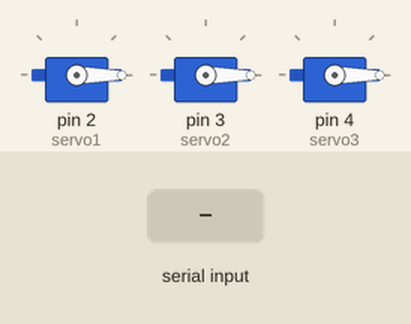
The sketch below on a simulated Arduino Uno, built with avr-gcc and run on an emulated ATmega328P. Parts: 3 × servo. The test bench sets the inputs (shaded band). What the sketch prints to the serial monitor is not drawn.

Above: at 1.2 s.
1.3 s: "1\n" received over Serial
At 2.4 s:
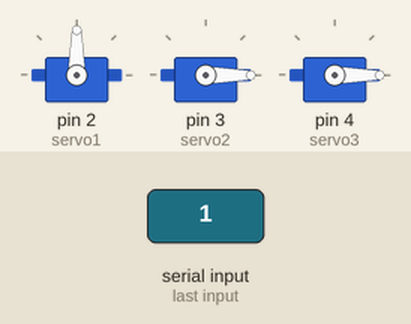
2.8 s: "2\n" received over Serial
At 3.5 s:
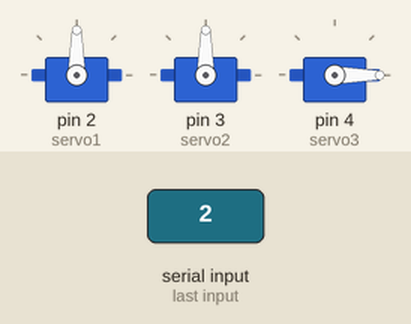
4.3 s: "3\n" received over Serial
At 4.6 s:
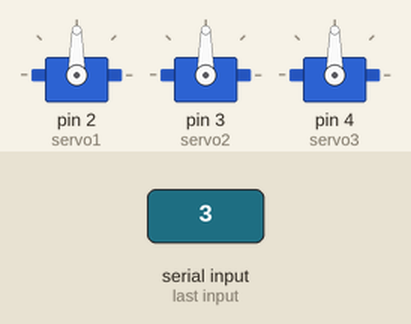
5.8 s: "4\n" received over Serial
At 7.0 s:
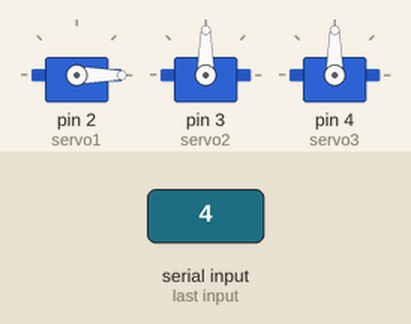
7.3 s: "5\n" received over Serial
At 8.1 s:
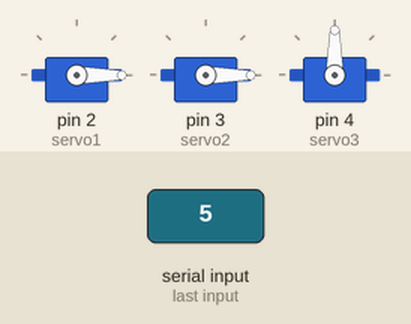
8.8 s: "1\n" received over Serial
At 9.3 s:
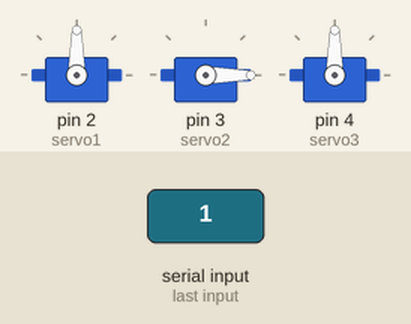
Timing chart, 0 to 11.3 s (numbered marks = the images above; inputs shaded):
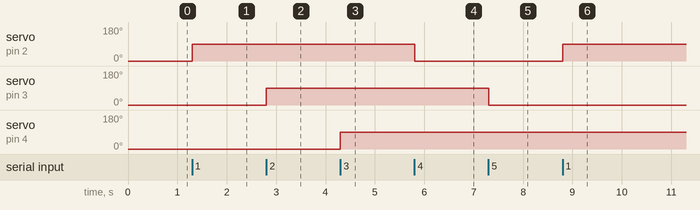

Measured:
- after the input at 1.3 s, servo on pin 2 (servo1): 0° → 90° at once
- after the input at 2.8 s, servo on pin 3 (servo2): 0° → 90° at once
- after the input at 4.3 s, servo on pin 4 (servo3): 0° → 90° at once
- after the input at 5.8 s, servo on pin 2 (servo1): 90° → 0° at once
- after the input at 7.3 s, servo on pin 3 (servo2): 90° → 0° at once
- after the input at 8.8 s, servo on pin 2 (servo1): 0° → 90° at once

The sketch:

servoControl.ino
```cpp
#include <Servo.h>

Servo servo1;
Servo servo2;
Servo servo3;

void setup() {
  // put your setup code here, to run once:
  servo1.attach(2);
  servo1.write(0);
  servo2.attach(3);
  servo2.write(0);
  servo3.attach(4);
  servo3.write(0);
  Serial.begin(9600);
}

void loop() {
  while (Serial.available() > 0) {
    int input = Serial.parseInt();
    Serial.print(input);
    driveMotor(input);
     if (Serial.read() == '\n') {
     }
  }
 }

void driveMotor(int input) {
  switch (input) {
    case 1:
      servo1.write(90);
      break;
    case 2:
      servo2.write(90);
      break;
    case 3:
      servo3.write(90);
      break;
    case 4:
      servo1.write(0);
      break;
    case 5:
      servo2.write(0);
      break;
    case 6:
      servo3.write(0);
    break;
    default:
      break;
  }
}
```
